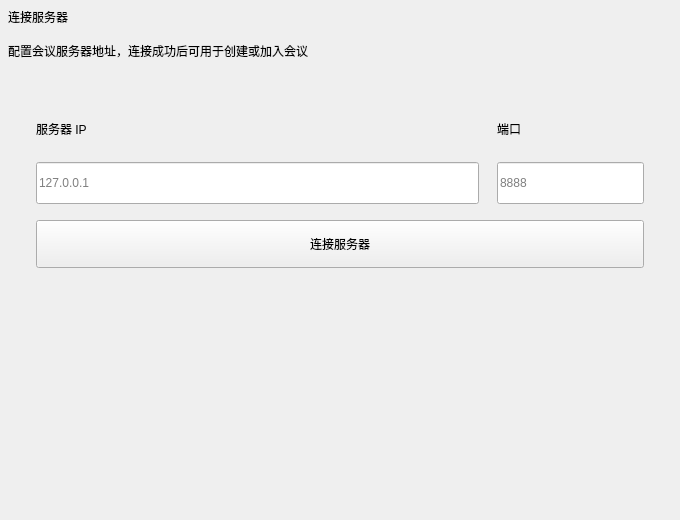
<?xml version="1.0" encoding="UTF-8"?>
<ui version="4.0">
 <class>stack_conn_server</class>
 <widget class="QWidget" name="stack_conn_server">
  <property name="geometry">
   <rect>
    <x>0</x>
    <y>0</y>
    <width>680</width>
    <height>520</height>
   </rect>
  </property>
  <layout class="QVBoxLayout" name="verticalLayout_root">
   <property name="spacing">
    <number>16</number>
   </property>
   <property name="leftMargin">
    <number>8</number>
   </property>
   <property name="topMargin">
    <number>8</number>
   </property>
   <property name="rightMargin">
    <number>8</number>
   </property>
   <property name="bottomMargin">
    <number>8</number>
   </property>
   <item>
    <widget class="QLabel" name="pageTitle">
     <property name="text">
      <string>连接服务器</string>
     </property>
    </widget>
   </item>
   <item>
    <widget class="QLabel" name="pageDesc">
     <property name="text">
      <string>配置会议服务器地址，连接成功后可用于创建或加入会议</string>
     </property>
    </widget>
   </item>
   <item>
    <widget class="QFrame" name="frame">
     <property name="sizePolicy">
      <sizepolicy hsizetype="Preferred" vsizetype="Fixed">
       <horstretch>0</horstretch>
       <verstretch>0</verstretch>
      </sizepolicy>
     </property>
     <property name="minimumSize">
      <size>
       <width>0</width>
       <height>220</height>
      </size>
     </property>
     <property name="frameShape">
      <enum>QFrame::Shape::NoFrame</enum>
     </property>
     <layout class="QVBoxLayout" name="cardLayout">
      <property name="spacing">
       <number>16</number>
      </property>
      <property name="leftMargin">
       <number>28</number>
      </property>
      <property name="topMargin">
       <number>28</number>
      </property>
      <property name="rightMargin">
       <number>28</number>
      </property>
      <property name="bottomMargin">
       <number>28</number>
      </property>
      <item>
       <layout class="QHBoxLayout" name="fieldsLayout" stretch="3,1">
        <property name="spacing">
         <number>18</number>
        </property>
        <item>
         <layout class="QVBoxLayout" name="ipLayout">
          <property name="spacing">
           <number>8</number>
          </property>
          <item>
           <widget class="QLabel" name="fieldLabel">
            <property name="text">
             <string>服务器 IP</string>
            </property>
           </widget>
          </item>
          <item>
           <widget class="QLineEdit" name="ip_line_edit">
            <property name="minimumSize">
             <size>
              <width>0</width>
              <height>42</height>
             </size>
            </property>
            <property name="placeholderText">
             <string>127.0.0.1</string>
            </property>
           </widget>
          </item>
         </layout>
        </item>
        <item>
         <layout class="QVBoxLayout" name="portLayout">
          <property name="spacing">
           <number>8</number>
          </property>
          <item>
           <widget class="QLabel" name="fieldLabel_2">
            <property name="text">
             <string>端口</string>
            </property>
           </widget>
          </item>
          <item>
           <widget class="QLineEdit" name="port_line_edit">
            <property name="minimumSize">
             <size>
              <width>0</width>
              <height>42</height>
             </size>
            </property>
            <property name="placeholderText">
             <string>8888</string>
            </property>
           </widget>
          </item>
         </layout>
        </item>
       </layout>
      </item>
      <item>
       <widget class="QPushButton" name="connServer_btn">
        <property name="minimumSize">
         <size>
          <width>0</width>
          <height>48</height>
         </size>
        </property>
        <property name="cursor">
         <cursorShape>PointingHandCursor</cursorShape>
        </property>
        <property name="text">
         <string>连接服务器</string>
        </property>
       </widget>
      </item>
     </layout>
    </widget>
   </item>
   <item>
    <spacer name="verticalSpacer">
     <property name="orientation">
      <enum>Qt::Orientation::Vertical</enum>
     </property>
     <property name="sizeHint" stdset="0">
      <size>
       <width>20</width>
       <height>40</height>
      </size>
     </property>
    </spacer>
   </item>
  </layout>
 </widget>
 <resources/>
 <connections/>
</ui>
